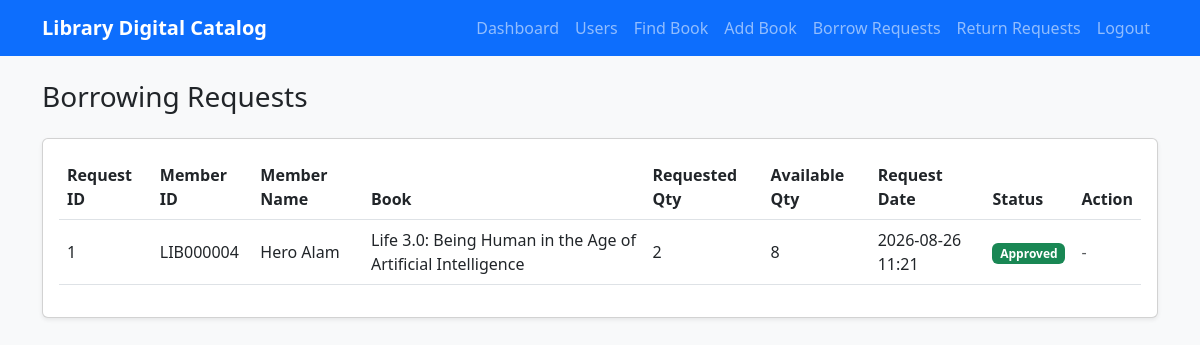
The page /library/admin-requests/ (signed in) on the database its author committed.
### library/models.py (models this page shows, shortened)
class BorrowRequest(models.Model):
    STATUS_CHOICES = (
        ('Pending', 'Pending'),
        ('Approved', 'Approved'),
        ('Declined', 'Declined'),
    )
    user = models.ForeignKey(settings.AUTH_USER_MODEL, on_delete=models.CASCADE, related_name='borrow_requests')
    book = models.ForeignKey(Book, on_delete=models.CASCADE)
    quantity = models.PositiveIntegerField()
    request_date = models.DateTimeField(auto_now_add=True)
    status = models.CharField(max_length=20, choices=STATUS_CHOICES, default='Pending')

### accounts/models.py (models this page shows, shortened)
class User(AbstractUser):
    member_id = models.CharField(max_length=20, unique=True, blank=True, null=True)
    phone = models.CharField(max_length=20, unique=True)
    is_admin_role = models.BooleanField(default=False)

### catalog/models.py (models this page shows, shortened)
class Book(models.Model):
    name = models.CharField(max_length=255)
    authors = models.ManyToManyField(Author, related_name='books')
    total_quantity = models.PositiveIntegerField(default=0)
    available_quantity = models.PositiveIntegerField(default=0)
    room_no = models.CharField(max_length=50)
    shelf_no = models.CharField(max_length=50)
    row = models.CharField(max_length=50)
    column = models.CharField(max_length=50)

### library/views.py (the view)
# urls.py: path('admin-requests/', views.admin_requests, name='admin_requests'),
@login_required
def admin_requests(request):
    if not request.user.is_admin_role:
        return redirect('home')
    requests = BorrowRequest.objects.all().order_by('-request_date')
    return render(request, 'library/admin_requests.html', {'requests': requests})

### templates/library/admin_requests.html
{% extends 'base.html' %}
{% block content %}
<div class="row">
    <div class="col-md-12">
        <h3 class="mb-4">Borrowing Requests</h3>
        <div class="card shadow-sm">
            <div class="card-body">
                {% if requests %}
                    <table class="table table-hover align-middle">
                        <thead>
                            <tr>
                                <th>Request ID</th>
                                <th>Member ID</th>
                                <th>Member Name</th>
                                <th>Book</th>
                                <th>Requested Qty</th>
                                <th>Available Qty</th>
                                <th>Request Date</th>
                                <th>Status</th>
                                <th>Action</th>
                            </tr>
                        </thead>
                        <tbody>
                            {% for req in requests %}
                                <tr>
                                    <td>{{ req.id }}</td>
                                    <td>{{ req.user.member_id }}</td>
                                    <td>{{ req.user.first_name }}</td>
                                    <td>{{ req.book.name }}</td>
                                    <td>{{ req.quantity }}</td>
                                    <td>{{ req.book.available_quantity }}</td>
                                    <td>{{ req.request_date|date:"Y-m-d H:i" }}</td>
                                    <td>
                                        {% if req.status == 'Pending' %}
                                            <span class="badge bg-warning text-dark">{{ req.status }}</span>
                                        {% elif req.status == 'Approved' %}
                                            <span class="badge bg-success">{{ req.status }}</span>
                                        {% else %}
                                            <span class="badge bg-danger">{{ req.status }}</span>
                                        {% endif %}
                                    </td>
                                    <td>
                                        {% if req.status == 'Pending' %}
                                            <div class="btn-group" role="group">
                                                <form method="post" action="{% url 'admin_handle_request' req.id 'confirm' %}" class="d-inline">
                                                    {% csrf_token %}
                                                    <button type="submit" class="btn btn-sm btn-success">Confirm</button>
                                                </form>
                                                <form method="post" action="{% url 'admin_handle_request' req.id 'decline' %}" class="d-inline ms-1">
                                                    {% csrf_token %}
                                                    <button type="submit" class="btn btn-sm btn-danger">Decline</button>
                                                </form>
                                            </div>
                                        {% else %}
                                            <span class="text-muted">-</span>
                                        {% endif %}
                                    </td>
                                </tr>
                            {% endfor %}
                        </tbody>
                    </table>
                {% else %}
                    <p class="text-muted">No borrowing requests found.</p>
                {% endif %}
            </div>
        </div>
    </div>
</div>
{% endblock %}

### templates/base.html (style rules this page uses)
body { background-color: #f8f9fa; }

### rows shown on the page
BorrowRequest: id "1", user.member_id "LIB000004", user.first_name "Hero Alam", book.name "Life 3.0: Being Human in the Age of Artificial Intelligence", quantity "2", book.available_quantity "8", request_date "2026-08-26 11:21", status "Approved"
